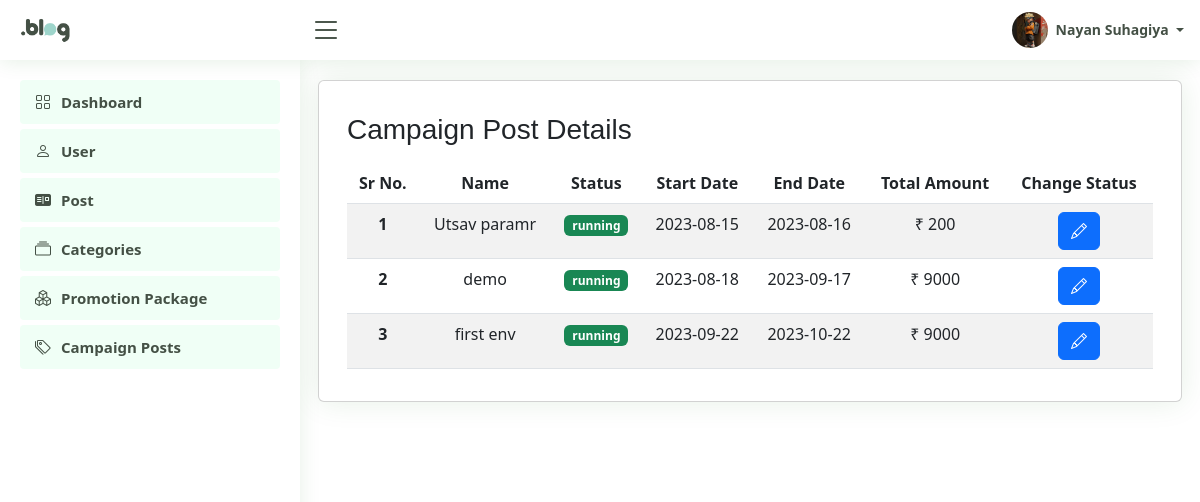
The page /admin/campaign.php (signed in) on the database its author committed.
### tables this page shows
CREATE TABLE `users` (
  `user_id` int(11) NOT NULL,
  `name` varchar(100) NOT NULL,
  `email` varchar(100) NOT NULL,
  `password` varchar(100) NOT NULL,
  `user_type` enum('client','admin') NOT NULL DEFAULT 'client',
  `image` varchar(100) DEFAULT NULL,
  `token` varchar(200) DEFAULT NULL
);

CREATE TABLE `campaigns` (
  `campaign_id` int(11) NOT NULL,
  `name` varchar(50) NOT NULL,
  `status` enum('pending','running','close') NOT NULL DEFAULT 'pending',
  `post_id` int(11) NOT NULL,
  `user_id` int(11) NOT NULL,
  `package_id` int(11) NOT NULL,
  `start_date` date NOT NULL,
  `end_date` date NOT NULL,
  `total_amount` int(11) NOT NULL
);

### admin/campaign.php (the view, shortened to what this page needs)
<?php
include "../connection.php";
include "./sidebar.php";
?>
<main id="main" class="main">
  <section class="section dashboard">
    <div class="row">
      <div class="card">
        <div class="card-body">
          <div class="align-items-center d-flex justify-content-between">
            <h3 class="my-3 float-start">Campaign Post Details</h3>
          </div>
          <div class="table-responsive">
            <table class="table table-striped text-center">
              <thead>
                <tr>
                  <th scope="col">Sr No.</th>
                  <th scope="col">Name</th>
                  <th scope="col">Status</th>
                  <th scope="col">Start Date</th>
                  <th scope="col">End Date</th>
                  <th scope="col">Total Amount</th>
                  <th scope="col">Change Status</th>
                </tr>
              </thead>
              <tbody>
                <?php $query = "SELECT * FROM campaigns";
                $result = mysqli_query($conn, $query);
                $i = 1;
                while ($row = mysqli_fetch_assoc($result)) {
                  ?>
                  <tr>
                    <th scope='row'>
                      <?= $i ?>
                    </th>
                    <td>
                      <?= $row["name"] ?>
                    </td>
                    <td>
                      <?php
                      $status = $row["status"];
                      if ($status == 'pending') {
                        echo "
                          <span class='badge bg-warning'>$status</span>
                        ";
                      } elseif ($status == 'running') {
                        echo "
                          <span class='badge bg-success'>$status</span>
                        ";
                      } else {
                        echo "
                          <span class='badge bg-danger'>$status</span>
                        ";
                      }
                      ?>
                    </td>
                    <td>
                      <?= $row["start_date"] ?>
                    </td>
                    <td>
                      <?= $row["end_date"] ?>
                    </td>
                    <td>
                      &#8377;
                      <?= $row["total_amount"] ?>
                    </td>
                    <td>
                      <button class='btn btn-primary' type="button" data-bs-toggle='modal'
                        data-bs-target='#edit-campaign-modal<?= $i ?>'><i class='bi bi-pencil'></i></button>
                    </td>
                  </tr>
                  <?php
                  $i++;
                }
                ?>
              </tbody>
            </table>
          </div>
        </div>
      </div>
    </div>
  </section>
</main>≈

### admin/sidebar.php (shortened to what this page needs)
<!DOCTYPE html>
<html lang="en">
<head>
  <link href="../lib/css/style.css" rel="stylesheet">
  <link href="../lib/css/bootstrap.min.css" rel="stylesheet">
  <link href="../lib/css/bootstrap-icons/bootstrap-icons.css" rel="stylesheet">
</head>
<?php
include "../connection.php";
$user_id = $_SESSION["user_id"];
$query = "SELECT * FROM Users WHERE user_id='$user_id'";
$runquery = mysqli_query($conn, $query);
$row = mysqli_fetch_assoc($runquery);
$name = $row["name"];
$image = $row["image"];
?>
<body>
  <header id="header" class="header fixed-top d-flex align-items-center">
    <div class="d-flex align-items-center justify-content-between">
      <a href="dashboard.php" class="logo d-flex align-items-center">
        <img src="../assets/site_logo.png" alt="">
      </a>
      <i class="bi bi-list toggle-sidebar-btn"></i>
    </div>
    <nav class="header-nav ms-auto">
      <ul class="d-flex align-items-center">
        <li class="nav-item dropdown pe-3">
          <a class="nav-link nav-profile d-flex align-items-center pe-0" href="#" data-bs-toggle="dropdown">
            <img src="<?= "." . $image ?>" alt="Profile" class="rounded-circle">
            <span class="d-none d-md-block dropdown-toggle ps-2">
              <?= $name ?>
            </span>
          </a>
        </li>
      </ul>
    </nav>
  </header>
  <aside id="sidebar" class="sidebar">
    <ul class="sidebar-nav" id="sidebar-nav">
      <li class="nav-item">
        <a class="nav-link " href="dashboard.php">
          <i class="bi bi-grid"></i>
          <span>Dashboard</span>
        </a>
      </li>
      <li class="nav-item">
        <a class="nav-link " href="userInfo.php">
          <i class="bi bi-person"></i>
          <span>User</span>
        </a>
      </li>
      <li class="nav-item">
        <a class="nav-link " href="blog_post.php">
          <i class="bi bi-postcard-fill"></i>
          <span>Post</span>
        </a>
      </li>
      <li class="nav-item">
        <a class="nav-link " href="category.php">
          <i class="bi bi-collection"></i>
          <span>Categories</span>
        </a>
      </li>
      <li class="nav-item">
        <a class="nav-link " href="promotion_package.php">
          <i class="bi bi-boxes"></i>
          <span>Promotion Package</span>
        </a>
      </li>
      <li class="nav-item">
        <a class="nav-link " href="campaign.php">
          <i class="bi bi-tags"></i>
          <span>Campaign Posts</span>
        </a>
      </li>
    </ul>
  </aside>
</body>
</html>

### rows shown on the page
users: image (picture), name "Nayan Suhagiya"
campaigns: name "Utsav paramr", status "running", start_date "2023-08-15", end_date "2023-08-16", total_amount "200"
campaigns: name "demo", status "running", start_date "2023-08-18", end_date "2023-09-17", total_amount "9000"
campaigns: name "first env", status "running", start_date "2023-09-22", end_date "2023-10-22", total_amount "9000"
